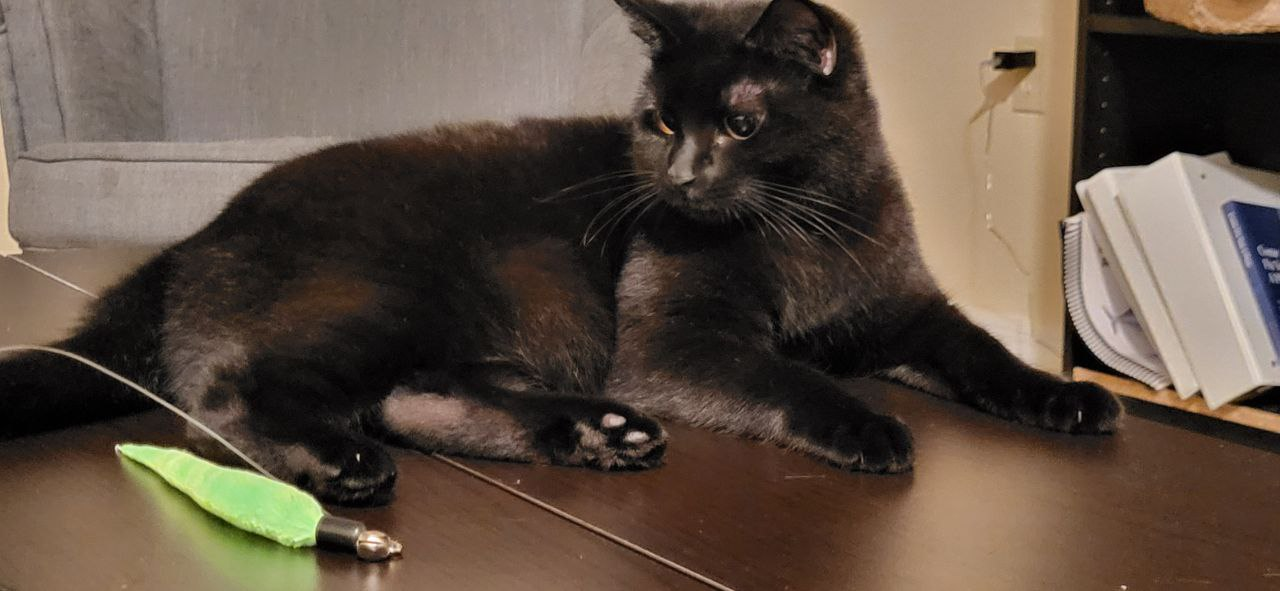
#> input picture Exam_1/assets/image_1.jpg, 1280 x 591 px
$ python exam_coding_responses.py   (older library calls are emulated)
#> lines starting #> are read from the running program, lines starting #| are printed output that depends on the picture; after the words box and inside, x2 and y2 are one past the last pixel; in counts of white or black regions, pixels touching at a corner belong together
from pathlib import Path
from typing import Union

import cv2
import numpy as np
import matplotlib.pyplot as plt


def theoretical_q2() -> None:
    image = cv2.imread('assets/image_1.jpg', cv2.IMREAD_GRAYSCALE)
#> image: shape (591, 1280); min 0, max 255, mean 81.8

    # Normalized kernels
    kernel_3x3 = np.ones((3, 3), np.float32) / 9
    kernel_10x10 = np.ones((10, 10), np.float32) / 100

    # 2D Filtration
    result_3x3 = cv2.filter2D(image, -1, kernel_3x3)
    result_10x10 = cv2.filter2D(image, -1, kernel_10x10)

    # Plot the original and convolved images
    plt.figure(figsize=(10, 5))

    plt.subplot(1, 3, 1)
    plt.imshow(image, cmap='gray')
    plt.title('Original Image')
    plt.axis('off')

    plt.subplot(1, 3, 2)
    plt.imshow(result_3x3, cmap='gray')
    plt.title('Convolution with 3x3 Kernel')
    plt.axis('off')

    plt.subplot(1, 3, 3)
    plt.imshow(result_10x10, cmap='gray')
    plt.title('Convolution with 10x10 Kernel')
    plt.axis('off')

    plt.show()


def segment_zebrafish_eye(image_path, red_threshold=200, min_contiguous_pixels=100) -> np.ndarray:
    """
    Segment the lens of the zebrafish image located at the inputted path, as outlined in exam Segmentation Challenge 1.
    Also displays a figure depicting the original image, and the segmentation.
    :param min_contiguous_pixels: minimum contiguous pixels for segmentation to be considered a lens
    :param red_threshold: threshold value for red channel to segment on
    :param image_path: Path of zebrafish image
    :return: binary mask of segmented image
    """
#> called with image_path = 'assets/Zebrafish_Eye.png', red_threshold = 200, min_contiguous_pixels = 500

    # Read and extract red channel from image
    image = cv2.imread(image_path)
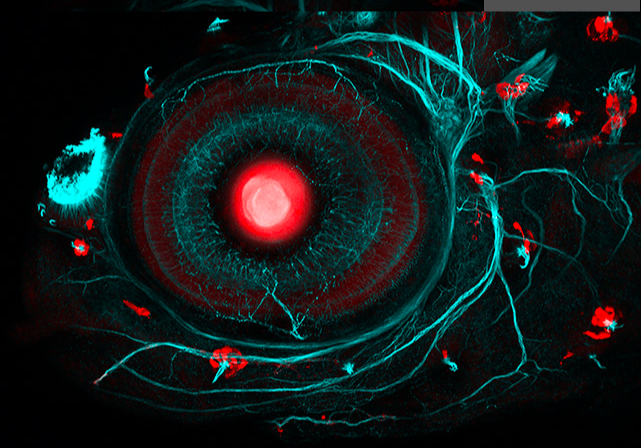
#> input picture Exam_1/assets/Zebrafish_Eye.png, 641 x 448 px
#> image is the input picture: shape (448, 641, 3); mean B, G, R 26.8, 26.7, 16.6
    red_channel = image[:, :, 2]  # OpenCV BGR ordering

    # Threshold the red channel and find the edges (called contours)
    # This uses cv2's edge detection method, which is more reliable than simple edge detection
    # filtering, but that can be used too.
    _, red_binary = cv2.threshold(red_channel, red_threshold, 255, cv2.THRESH_BINARY)
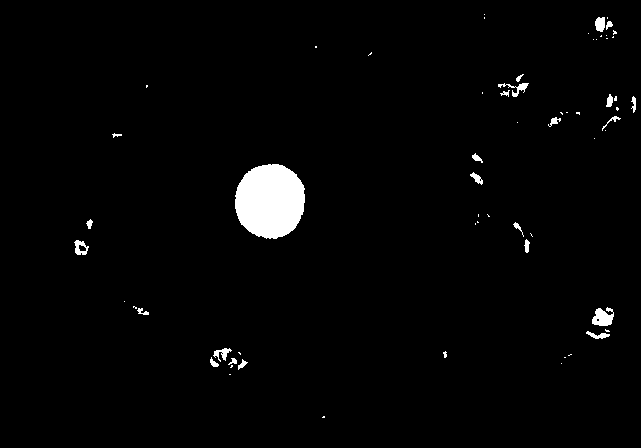
#> red_binary: shape (448, 641); 2.1% white; 63 white regions (39 under 20 px)
    contours, _ = cv2.findContours(red_binary, cv2.RETR_EXTERNAL, cv2.CHAIN_APPROX_SIMPLE)
#> contours = 63 contours, 42 with area under 20; largest, box (x1, y1, x2, y2) and area: (235, 164, 305, 239) 4050, (592, 307, 614, 326) 252, (74, 240, 89, 255) 134, (595, 17, 605, 32) 104, (498, 83, 529, 97) 88

    # Filter out contours with fewer than min_contiguous_pixels using the contour area function
    filtered_contours = [cnt for cnt in contours if cv2.contourArea(cnt) >= min_contiguous_pixels]
#> filtered_contours = 1 contour; box (x1, y1, x2, y2) and area: (235, 164, 305, 239) 4050

    # Create a mask for the filtered contours and draw over our filter
    mask = np.zeros_like(red_binary)
    cv2.drawContours(mask, filtered_contours, -1, (255), thickness=cv2.FILLED)
#> mask: shape (448, 641); 1.4% white; 1 white region, box (x1, y1, x2, y2) and area: (235, 164, 305, 239) 4156

    # Apply the mask to the original image to get the segmented image
    segmented_image = cv2.bitwise_and(image, image, mask=mask)

    return segmented_image


def segment_bacteria_boundaries(image_path):
#> called with image_path = 'assets/Bacteria.png'
    image = cv2.imread(image_path, cv2.IMREAD_GRAYSCALE)
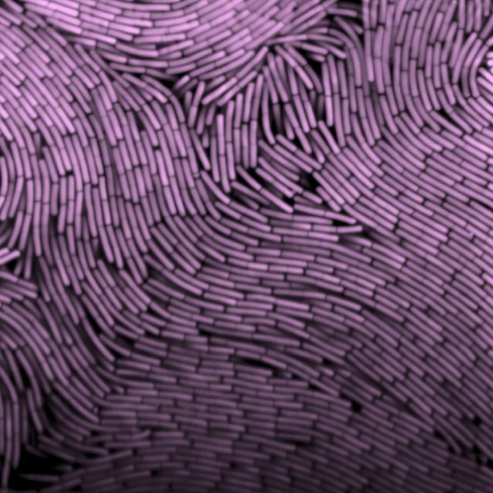
#> input picture Exam_1/assets/Bacteria.png, 493 x 493 px
#> image: shape (493, 493); min 0, max 216, mean 89.4

    # Correct non-uniform contrast using CLAHE
    clahe = cv2.createCLAHE(clipLimit=2.0, tileGridSize=(8, 8))
    enhanced_image = clahe.apply(image)

    # Laplacian edge detection
    laplacian = cv2.Laplacian(enhanced_image, cv2.CV_64F, ksize=3)
    laplacian_uint8 = cv2.convertScaleAbs(laplacian)  # typing for thresholding

    # Adaptive thresholding based on mean
    binary_edges = cv2.adaptiveThreshold(laplacian_uint8, 255, cv2.ADAPTIVE_THRESH_MEAN_C, cv2.THRESH_BINARY, 11, 3)
#> binary_edges: shape (493, 493); 50.1% white; black in thin lines or dots

    # Filter out centers
    median_filtered = cv2.medianBlur(binary_edges, 3)
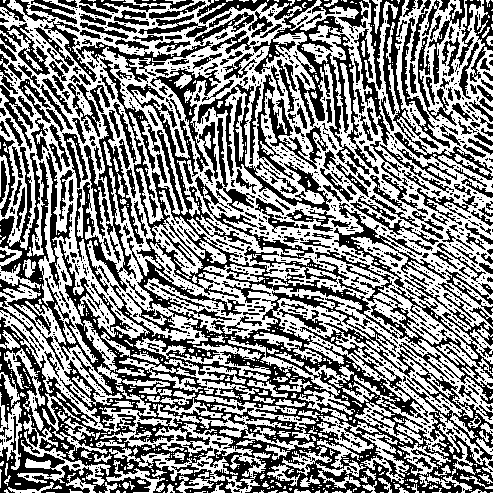
#> median_filtered: shape (493, 493); 52.5% white; 1274 black regions (975 under 20 px), largest, box (x1, y1, x2, y2) and area: (0, 58, 493, 493) 49754, (315, 203, 493, 404) 4784, (197, 0, 370, 175) 3867

    return median_filtered


def sharpen_image(image):
    # Define the sharpening kernel
    kernel = np.array([[-1, -1, -1],
                       [-1,  50, -1],
                       [-1, -1, -1]])
    # Apply the sharpening filter
    sharpened_image = cv2.filter2D(image, -1, kernel)
    return sharpened_image


def segment_nuclei(image_path):
#> called with image_path = 'assets/RespEpi.jpg'
    image = cv2.imread(image_path, cv2.IMREAD_GRAYSCALE)
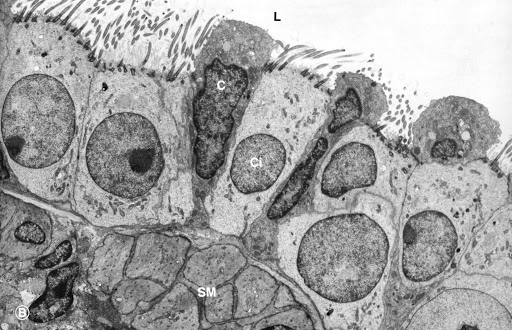
#> input picture Exam_1/assets/RespEpi.jpg, 512 x 330 px
#> image is the input picture: shape (330, 512); min 0, max 255, mean 162

    # Gaussian blur to reduce noise
    blurred_image = cv2.GaussianBlur(image, (3, 3), 0)

    # Adaptive thresholding to segment nuclei, then sharpen to reduce noise
    binary_nuclei = cv2.adaptiveThreshold(blurred_image, 255, cv2.ADAPTIVE_THRESH_GAUSSIAN_C, cv2.THRESH_BINARY_INV, 11, 2)
#> binary_nuclei: shape (330, 512); 36.7% white; 1345 white regions (982 under 20 px), largest, box (x1, y1, x2, y2) and area: (0, 70, 317, 330) 9597, (196, 87, 502, 330) 7631, (179, 14, 309, 190) 4606
    binary_nuclei = sharpen_image(binary_nuclei)

    # Connected components
    num_labels, labels, stats, centroids = cv2.connectedComponentsWithStats(binary_nuclei, connectivity=8)
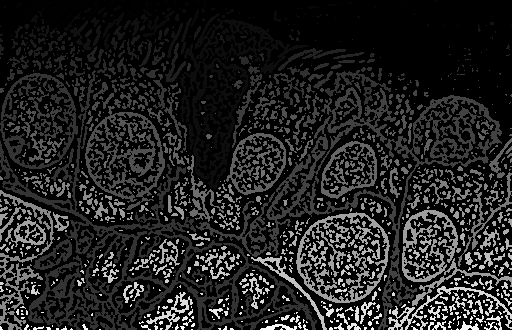
#> labels: shape (330, 512) int32; min 0, max 1345, mean 177.3; drawn with min black and max white
#> num_labels = 1346; stats = 1346 rows, first 6: [0, 0, 512, 330, 106966], [0, 0, 5, 5, 16], [5, 0, 3, 2, 5], [0, 0, 27, 87, 433], [27, 0, 4, 2, 7], [30, 0, 8, 7, 21]; centroids = 1346 pairs, first value 0 to 511, second value 0 to 329
    min_size = 400  # Minimum size of nuclei

    # Create mask using components and min_size
    nuclei_mask = np.zeros_like(binary_nuclei)
    for label in range(1, num_labels):
        area = stats[label, cv2.CC_STAT_AREA]
        if area >= min_size:
            nuclei_mask[labels == label] = 255
#> this loop made 1345 passes
#> area on passes 3, 5, 6: 433, 21, 96
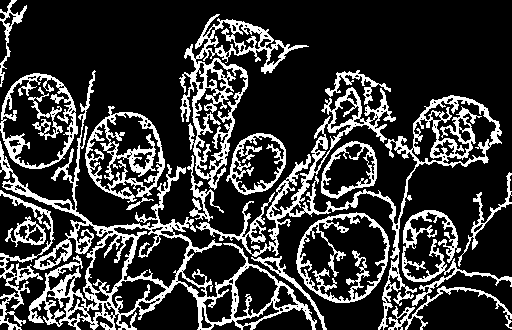
#> nuclei_mask: shape (330, 512); 22% white; 18 white regions, largest, box (x1, y1, x2, y2) and area: (0, 70, 317, 330) 9597, (196, 87, 502, 330) 7631, (179, 14, 309, 190) 4606

    return nuclei_mask


if __name__ == '__main__':
    # Q2
    theoretical_q2()

    # Zebrafish
    segmented_zebrafish = segment_zebrafish_eye('assets/Zebrafish_Eye.png', min_contiguous_pixels=500)
    plt.figure(figsize=(10, 10))
    plt.imshow(cv2.cvtColor(segmented_zebrafish, cv2.COLOR_BGR2RGB))
    plt.title('Segmented Zebrafish Eye')
    plt.axis('off')
    plt.show()

    # Bacteria
    segmented_bacteria = segment_bacteria_boundaries('assets/Bacteria.png')
    plt.figure()
    plt.imshow(segmented_bacteria, cmap='gray')
    plt.title('Segmented Bacteria Boundaries')
    plt.axis('off')
    plt.show()

    # Bonus: nuclei
    segmented_nuclei = segment_nuclei('assets/RespEpi.jpg')
    plt.imshow(segmented_nuclei, cmap='gray')
    plt.title('Segmented Nuclei')
    plt.axis('off')
    plt.show()
